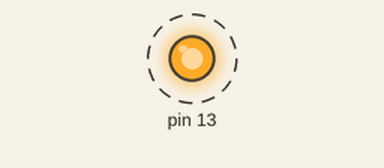
Recording of a program running on a simulated Raspberry Pi (header pin numbers). On the bench: output pins drawn as LEDs (lit = HIGH). Dashed ring = blinking. At 10.0 s the program stops and its outputs stay as they are.

Above: at 0.5 s.
Timing chart, 0 to 4.6 s (numbered marks = the images above):
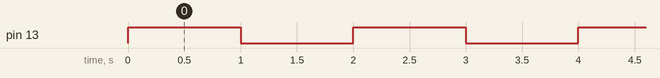

Measured:
- by itself, pin 13: alternates HIGH for 1.0 s and LOW for 1.0 s, 10 changes in all, then stays LOW

The program:

piscar.py
```python
#-*- coding: utf-8 -*-
import RPi.GPIO as GPIO
import time

#configurando como BOARD, Pinos Físicos
GPIO.setmode(GPIO.BOARD)

#Configurando a direção do Pino
GPIO.setup(13, GPIO.OUT) #usei 13 pois meu setmode é board, se estivesse usando BCM seria 27
#Ligando o led
GPIO.output(13, GPIO.HIGH)

#Ligar e desligar o led 5 vezes
for n in (1,2,3,4,5):
        GPIO.output(13, GPIO.HIGH)
        time.sleep(1)
        GPIO.output(13, GPIO.LOW)
        time.sleep(1)

#E libertamos o GPIO
GPIO.cleanup()
```
